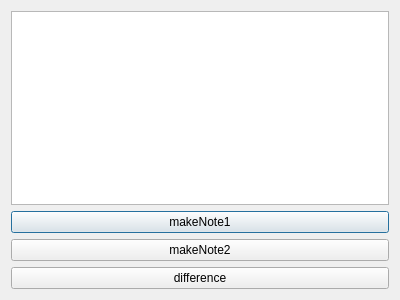
<?xml version="1.0" encoding="UTF-8"?>
<ui version="4.0">
 <class>CourseWindow</class>
 <widget class="QDialog" name="CourseWindow">
  <property name="geometry">
   <rect>
    <x>0</x>
    <y>0</y>
    <width>400</width>
    <height>300</height>
   </rect>
  </property>
  <property name="windowTitle">
   <string>Dialog</string>
  </property>
  <layout class="QVBoxLayout" name="verticalLayout">
   <item>
    <widget class="QPlainTextEdit" name="plainTextEdit"/>
   </item>
   <item>
    <widget class="QPushButton" name="noteOneBtn">
     <property name="text">
      <string>makeNote1</string>
     </property>
    </widget>
   </item>
   <item>
    <widget class="QPushButton" name="notTwoBtn">
     <property name="text">
      <string>makeNote2</string>
     </property>
    </widget>
   </item>
   <item>
    <widget class="QPushButton" name="diffButton">
     <property name="text">
      <string>difference</string>
     </property>
    </widget>
   </item>
  </layout>
 </widget>
 <resources/>
 <connections/>
</ui>
